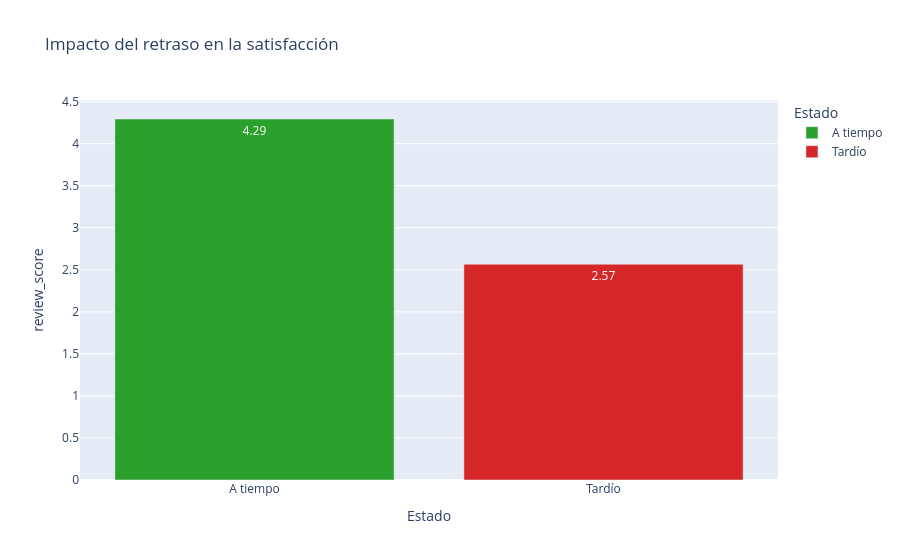

Here is the notebook cell this chart was saved with:
### Markdown cell above
## Pregunta 1: ¿Cuál es la relación entre el retraso y la reseña?
Vamos a agrupar por estado de retraso y calcular el promedio de reseña.

### Code cell
df_q1 = df.groupby('is_late')['review_score'].mean().reset_index()
df_q1['Estado'] = df_q1['is_late'].map({0: 'A tiempo', 1: 'Tardío'})

fig1 = px.bar(df_q1, x='Estado', y='review_score', color='Estado', text_auto='.2f',
              title="Impacto del retraso en la satisfacción",
              color_discrete_sequence=['#2ca02c', '#d62728'])
fig1.show()

### Figure 1 — Plotly figure (JSON) as saved in the notebook; plotly's stock layout.template omitted (floating-point values rounded to 4 significant figures)
{"data": [{"alignmentgroup": "True", "hovertemplate": "Estado=%{x}<br>review_score=%{y}<extra></extra>", "legendgroup": "A tiempo", "marker": {"color": "#2ca02c", "pattern": {"shape": ""}}, "name": "A tiempo", "offsetgroup": "A tiempo", "orientation": "v", "showlegend": true, "textposition": "auto", "texttemplate": "%{y:.2f}", "type": "bar", "x": ["A tiempo"], "xaxis": "x", "y": [4.294], "yaxis": "y"}, {"alignmentgroup": "True", "hovertemplate": "Estado=%{x}<br>review_score=%{y}<extra></extra>", "legendgroup": "Tardío", "marker": {"color": "#d62728", "pattern": {"shape": ""}}, "name": "Tardío", "offsetgroup": "Tardío", "orientation": "v", "showlegend": true, "textposition": "auto", "texttemplate": "%{y:.2f}", "type": "bar", "x": ["Tardío"], "xaxis": "x", "y": [2.566], "yaxis": "y"}], "layout": {"barmode": "relative", "legend": {"title": {"text": "Estado"}, "tracegroupgap": 0}, "title": {"text": "Impacto del retraso en la satisfacción"}, "xaxis": {"anchor": "y", "categoryarray": ["A tiempo", "Tardío"], "categoryorder": "array", "domain": [0, 1], "title": {"text": "Estado"}}, "yaxis": {"anchor": "x", "domain": [0, 1], "title": {"text": "review_score"}}}}
